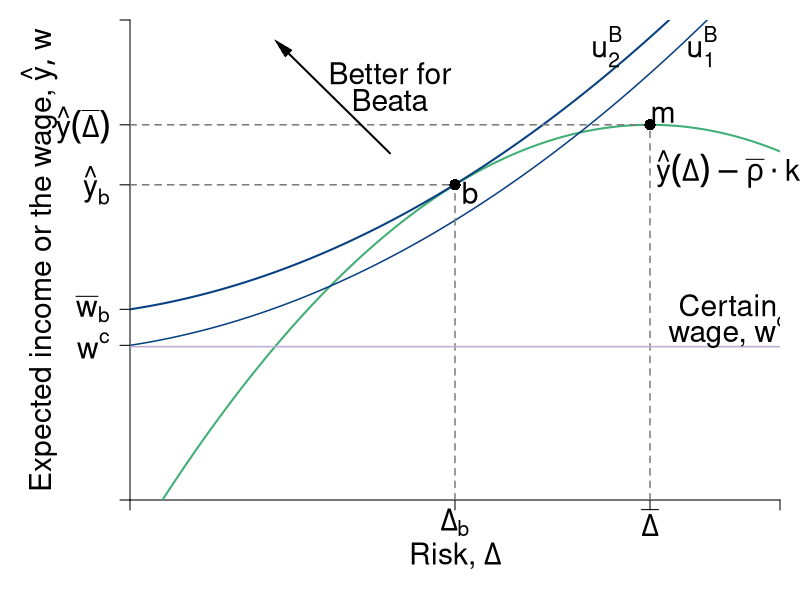

This figure's R source:
require(ggplot2)
require(shape)
pdf(file = "capitalism/risk_contrast_b.pdf", width = 9, height = 7)

#Set parameters for graphics
axislabelsize <- 1.8
labelsize <- 1.8
namesize <- 1.8
annotatesize <- 1.6
graphlinewidth <- 2
segmentlinewidth <- 1.5
a <- c(2, 4, 6)


COL <- c("#7fc97f", "#beaed4", "#fdc086", "#ffff99", "#386cb0", "#f0027f", "#bf5b17", "#666666")
COLA <- c("#e0f3db", "#99d8c9","#66c2a4","#41ae76", "#238b45", "#005824")
COLB <- c("#c6dbef", "#4eb3d3", "#2b8cbe", "#0868ac","#084081")
COLC <- c("#fcfbfd", "#efedf5", "#dadaeb", "#bcbddc", "#9e9ac8", "#807dba", "#6a51a3", "#54278f", "#3f007d")
grays <- gray.colors(25, start = 1, end = 0, alpha = 1)

par(mar =  c(5, 6.5, 1, 1))
xlims <- c(0, 15)
ylims <- c(0, 18)

riskreturn <- function(g, int1 = 14.07, int2 = 4, coeff = 1/3){
  int1 - (int2 - (coeff)*g)^2
}

uA <- function(y, g, slope = 0.5){
  y + y*g  - slope*g^2
}

indiffA <- function(g, intercept = 3, slope1 = 0.25, slope2 = 0.12){
  intercept  + slope1*g + slope2*g^2
}

indiffA2 <- function(g, intercept = 3, slope1 = 0.25, slope2 = 0.05){
  intercept  + slope1*g + slope2*g^2
}

#Plot command 
plot(0, 0, xlim = xlims, ylim = ylims, 
     type = "n",
     xlab = expression(paste("")),
     ylab = expression(paste("")), 
     axes = FALSE,
     # xlab = expression(paste("Bob's Payoff, ", u^B)),
     # ylab = expression(paste("Alfredo's Payoff, ", u^A)),
     #xaxt = "n", 
     #yaxt = "n", 
     cex.lab = axislabelsize, 
     bty = "n", 
     xaxs="i", 
     yaxs="i"
)


#Customize ticks and labels for the plot
# ticksy <- seq(ylims[1], ylims[2], 3)
# ylabels <- seq(ylims[1], ylims[2], 3)
# ticksx <- seq(xlims[1], xlims[2], 5)
# xlabels <- seq(xlims[1], xlims[2], 5)
ticksx <- c(0, 7.5, 12, xlims[2])
#ticksx <- c(0, 5.2, 12, xlims[2])
xlabels <- c(NA, expression(paste(Delta[b])), expression(paste( bar(Delta) )), NA)
#xlabels <- c(NA, expression(paste(Delta[a])), expression(paste( bar(Delta) )), NA)
ticksy <- c(0, 5.8, 7.15, riskreturn(7.5), riskreturn(g = 12), ylims[2])
#ticksy <- c(0, 4.4, 5.8, riskreturn(5.2), riskreturn(g = 12), ylims[2])
ylabels <- c(NA, expression(paste(w^c)), expression(paste(bar(w)[b] )), expression(paste(hat(y)[b])), expression(paste(hat(y)*(bar(Delta)) )), NA)

axis(1, at = ticksx, pos = 0, labels = xlabels, cex.axis = labelsize)
axis(2, at = ticksy, pos = 0, labels = ylabels, las = 1, cex.axis = labelsize)

#Axis labels and draw linear utility function
#mtext(expression(paste("Risk, ", Delta)), side = 1, line = 3, cex = axislabelsize)
text(0.5*xlims[2], -2.1, expression(paste("Risk, ", Delta)), xpd = TRUE, cex = axislabelsize) 
text(-2.1, 0.5*ylims[2], expression(paste("Expected income or the wage, ", list(hat(y), w))), xpd = TRUE, cex = axislabelsize, srt = 90) 


npts <- 500 
xx1 <- seq(xlims[1], xlims[2], length.out = npts)
lines(xx1, riskreturn(xx1), col = COLA[4], lwd = graphlinewidth, lty = 1)
#lines(xx1, indiffA(xx1, intercept = 4.4), col = COLB[3], lwd = graphlinewidth, lty = 1)
#lines(xx1, indiffA(xx1, intercept = 5.8), col = COLB[3], lwd = segmentlinewidth, lty = 1)
#lines(xx1, indiffA(xx1, intercept = 8), col = COLB[3], lwd = graphlinewidth, lty = 1)
lines(xx1, indiffA2(xx1, intercept = 7.15), col = COLB[5], lwd = graphlinewidth, lty = 1)
lines(xx1, indiffA2(xx1, intercept = 5.8), col = COLB[5], lwd = segmentlinewidth, lty = 1)

#lines(xx1, indiffA2(xx1, intercept = 10), col = COLB[5], lwd = graphlinewidth, lty = 1)

#Add points a, b, c and c
# segments(5.2, 0, 5.2, riskreturn(g = 5.2), lty = 2, col = grays[20], lwd = segmentlinewidth)
# segments(0, riskreturn(g = 5.2), 5.2, riskreturn(g = 5.2), lty = 2, col = grays[20], lwd = segmentlinewidth)
# points(5.2, riskreturn(g = 5.2), pch = 16, col = "black", cex = 1.5)
# text(5.2 + 0.35, riskreturn(g = 5.2) - 0.05, expression(a), cex = labelsize)


segments(7.5, 0, 7.5, riskreturn(g = 7.5) , lty = 2, col = grays[20], lwd = segmentlinewidth)
segments(0, riskreturn(g = 7.5) , 7.5, riskreturn(g = 7.5) , lty = 2, col = grays[20], lwd = segmentlinewidth)
points(7.5, riskreturn(g = 7.5) , pch = 16, col = "black", cex = 1.5)
text(7.5 + 0.35, riskreturn(g = 7.5) - 0.3, expression(b), cex = labelsize)


segments(12, 0, 12, riskreturn(g = 12) , lty = 2, col = grays[20], lwd = segmentlinewidth)
segments(0, riskreturn(g = 12) , 12, riskreturn(g = 12) , lty = 2, col = grays[20], lwd = segmentlinewidth)
text(12 + 0.3, riskreturn(g = 12) + 0.4, expression(m), cex = labelsize)
points(12, riskreturn(g = 12) , pch = 16, col = "black", cex = 1.5)


#Segment for next best wage offer
segments(0, 5.75, xlims[2], 5.75, lty = 1, col = COL[2], lwd = segmentlinewidth)
text(13.8, 7.3, expression(paste("Certain")), cex = labelsize)
text(13.8, 6.3, expression(paste("wage, ", w^c)), cex = labelsize)





#Label risk return schedule
text(13.8, riskreturn(g = 14) - 1.2, expression(paste(hat(y)*(Delta) - bar(rho)%.%k) ), cex = labelsize, xpd =  TRUE)

#Label value functions
text(13.2, 17, expression(u[1]^B), cex = labelsize)
text(11, 17, expression(u[2]^B), cex = labelsize)
# text(9.7, 17, expression(u[1]^A), cex = labelsize)
#text(8.2, 17, expression(u[2]^A), cex = labelsize)

text(6, 16, expression(paste("Better for")), cex = labelsize)
text(6, 15, expression(paste("Beata")), cex = labelsize)
Arrows(6, 13, 3.5, 17,
       col = "black", lty = 1, lwd = 2,
       arr.type = "triangle", xpd = TRUE,
       arr.lwd = 0.5, code = 2)


dev.off()
